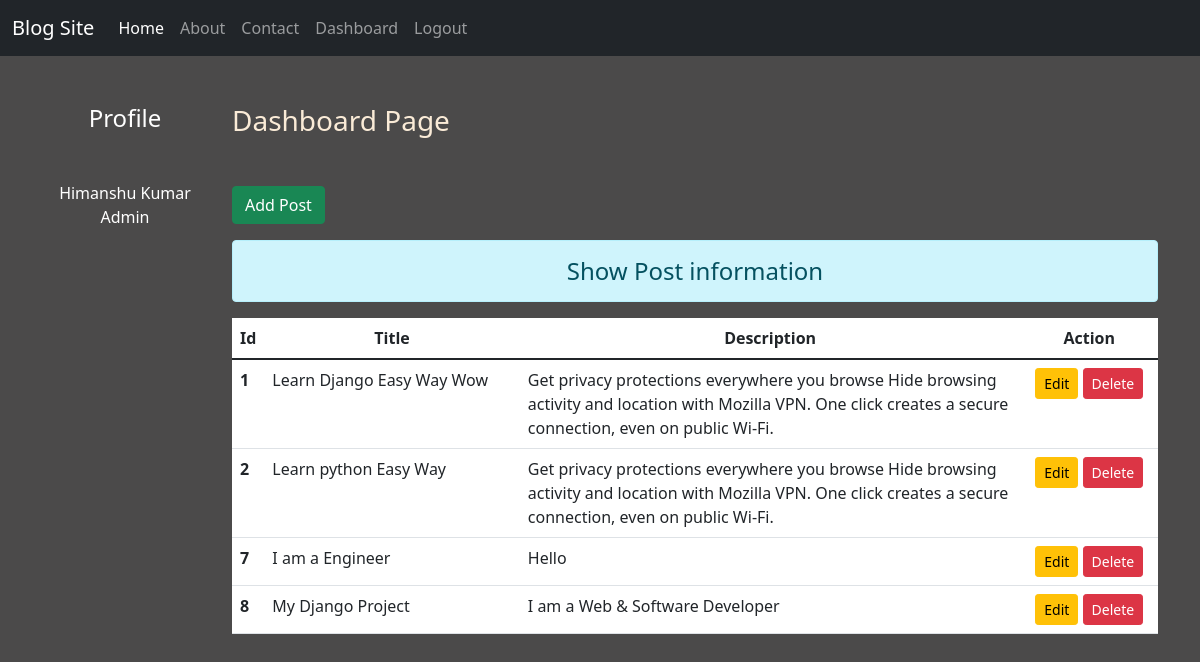
The page /dashboard/ (signed in) on the database its author committed.
### myapp/models.py (models this page shows)
class Post(models.Model):
    title=models.CharField(max_length=150)
    desc=models.TextField()

### myapp/views.py (the view)
# urls.py: path('dashboard/', views.dashboard, name="dashboard"),
def dashboard(request):
    if request.user.is_authenticated:
        userdashboard=Post.objects.all()
        duser=request.user
        fullname=duser.get_full_name()
        dgroups=duser.groups.all()
        return render(request, 'dashboard.html', {'dashboard':userdashboard, 'compname':fullname, 'grp':dgroups})
    else:
        return HttpResponseRedirect('/login/')

### templates/dashboard.html (shortened to what this page needs)
{% extends 'base.html' %}
{% block side %}
    <div class="col-sm-2 text-white my-t text-center">
        <h4 class="my-5">Profile</h4>
        {{compname}}<br>
        {% for group in grp %}
            {{group.name}}
        {% endfor %}
    </div>
{% endblock side %}
{% block content %}
    <div class="col-sm-10">
        <h3 class="my-5">Dashboard Page</h3>
        <a href="{% url 'add-post' %}" class="btn btn-success">Add Post</a>
        <h4 class="text-center alert alert-info mt-3">Show Post information</h3>
        {% if dashboard %}
            <table class="table table-hover bg-white">
                <thead>
                    <tr class="text-center">
                        <th style="width:2%">Id</th>
                        <th style="width:28%">Title</th>
                        <th style="width:55%">Description</th>
                        <th style="width:15%">Action</th>
                    </tr>
                </thead>
                <tbody>
                    {% for userd in dashboard %}
                        <tr>
                            <th>{{userd.id}}</th>
                            <td>{{userd.title}}</td>
                            <td>{{userd.desc}}</td>
                            <td class="text-center">
                                <a href="{% url 'update-post' userd.id %}" class="btn btn-warning btn-sm">Edit</a>
                                {% if perms.myapp.delete_post %}
                                    <form method="POST" action="{% url 'delete-post' userd.id %}" class="d-inline">
                                        <input type="submit" class="btn btn-danger btn-sm" value="Delete">
                                    </form>
                                {% endif %}
                            </td>
                        </tr>
                    {% endfor %}
                </tbody>
            </table>
            {% else %}
                <h4 class="text-center alert alert-warning">No Records</h4>
        {% endif %}
    </div>
{% endblock content %}

### templates/base.html (shortened to what this page needs)
<!DOCTYPE html>
<html>
    {% load static %}
    <head>
        <link rel="stylesheet" href="{% static 'css/bootstrap.css' %}">
        <link rel="stylesheet" href="{% static 'css/style.css' %}">
    </head>
    <body>
        <div class="container_fluid">
            {% include 'nav.html' %}
        </div>
        <div class="container">
            <div class="row">
                {% block side %}
                {% endblock side %}
                {% block content %}
                {% endblock content %}
            </div>
        </div>
    </body>
</html>

### templates/nav.html (shortened to what this page needs)
<nav class="navbar navbar-expand-lg navbar-dark bg-dark">
    <div class="container-fluid">
      <a class="navbar-brand" href="#">Blog Site</a>
      <div class="collapse navbar-collapse" id="navbarNav">
        <ul class="navbar-nav">
          <li class="nav-item">
            <a class="nav-link active" aria-current="page" href="/">Home</a>
          </li>
          <li class="nav-item">
            <a class="nav-link" href="{% url 'about' %}">About</a>
          </li>
          <li class="nav-item">
            <a class="nav-link" href="{% url 'contact' %}">Contact</a>
          </li>
          {% if request.user.is_authenticated %}
            <li class="nav-item">
              <a class="nav-link" href="{% url 'dashboard' %}">Dashboard</a>
            </li>
            <li class="nav-item">
              <a class="nav-link" href="{% url 'logout' %}">Logout</a>
            </li>
          {% endif %}
        </ul>
      </div>
    </div>
  </nav>

### static/css/style.css (style rules this page uses)
body { background-color:rgb(75,74,74); color: antiquewhite; }

### rows shown on the page
Post: id "1", title "Learn Django Easy Way Wow", desc "Get privacy protections everywhere you browse Hide browsing activity and location with Mozilla VPN. One click creates a secure connection, even on public Wi-Fi."
Post: id "2", title "Learn python Easy Way", desc "Get privacy protections everywhere you browse Hide browsing activity and location with Mozilla VPN. One click creates a secure connection, even on public Wi-Fi."
Post: id "7", title "I am a Engineer", desc "Hello"
Post: id "8", title "My Django Project", desc "I am a Web & Software Developer"

### other values the page prints
{{ compname }} "Himanshu Kumar"
{{ group.name }} "Admin"
